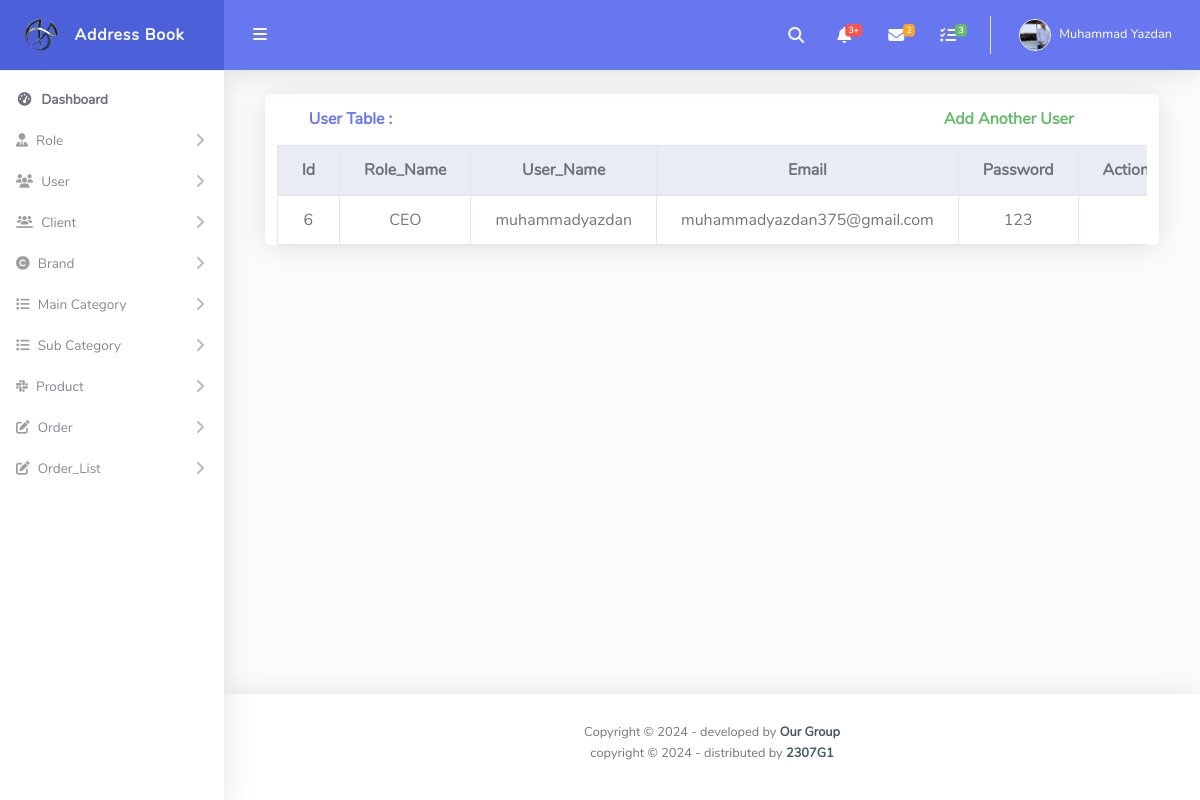
The page /admin/user_show.php on the database as committed earlier.
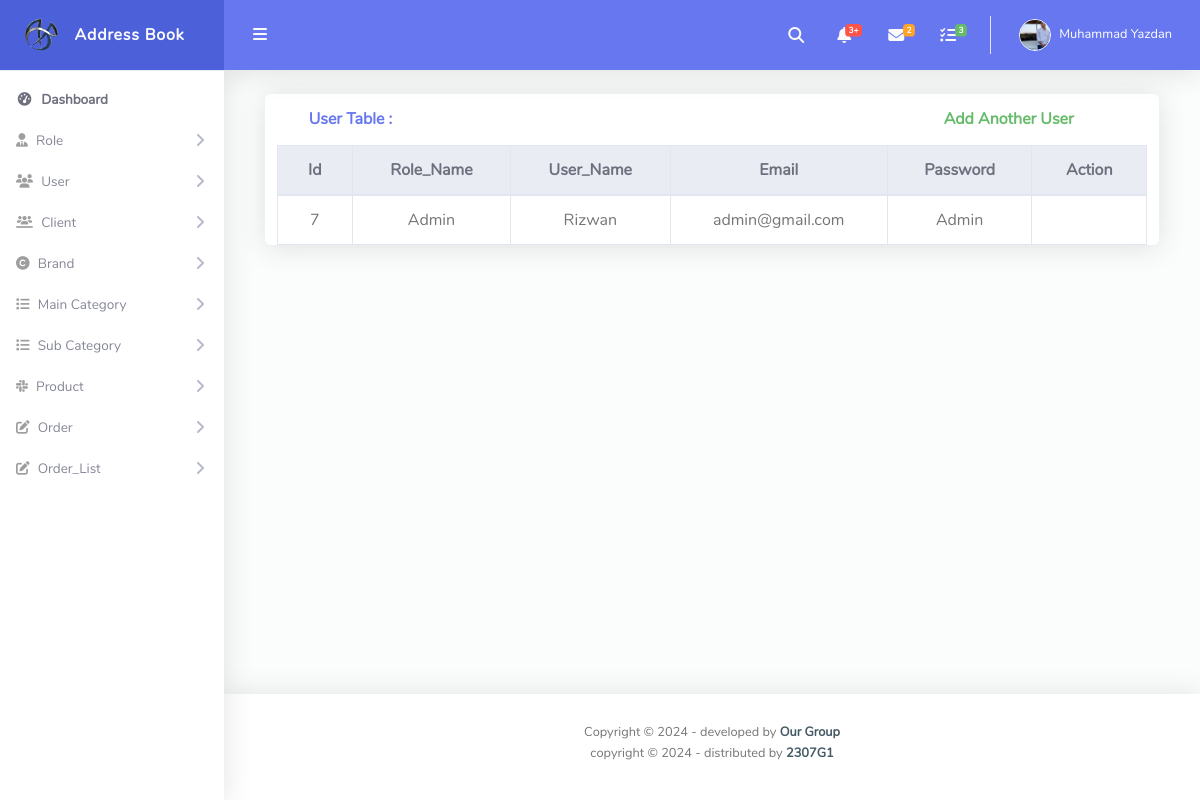
The same page on the database as committed later.
### tables this page shows
CREATE TABLE `user` (
  `id` int(11) NOT NULL,
  `role_id_FK` int(11) NOT NULL,
  `username` varchar(255) NOT NULL,
  `email` varchar(255) NOT NULL,
  `password` varchar(255) NOT NULL
);

CREATE TABLE `role` (
  `id` int(11) NOT NULL,
  `role_name` varchar(255) NOT NULL
);

### admin/user_show.php (the view, shortened to what this page needs)
<?php
include("./connection.php");
include("./header.php");
$sql = "select user .* ,  role.role_name from user inner join role on role.id = user.role_id_FK";
$result = mysqli_query($con, $sql);
?>
<div id="content-wrapper" class="d-flex flex-column">
  <div id="content">
    <nav class="navbar navbar-expand navbar-light bg-navbar topbar mb-4 static-top">
      <button id="sidebarToggleTop" class="btn btn-link rounded-circle mr-3">
        <i class="fa fa-bars"></i>
      </button>
      <ul class="navbar-nav ml-auto">
        <li class="nav-item dropdown no-arrow">
          <a class="nav-link dropdown-toggle" href="#" id="searchDropdown" role="button" data-toggle="dropdown" aria-haspopup="true" aria-expanded="false">
            <i class="fas fa-search fa-fw"></i>
          </a>
        </li>
        <li class="nav-item dropdown no-arrow mx-1">
          <a class="nav-link dropdown-toggle" href="#" id="alertsDropdown" role="button" data-toggle="dropdown" aria-haspopup="true" aria-expanded="false">
            <i class="fas fa-bell fa-fw"></i>
            <span class="badge badge-danger badge-counter">3+</span>
          </a>
        </li>
        <li class="nav-item dropdown no-arrow mx-1">
          <a class="nav-link dropdown-toggle" href="#" id="messagesDropdown" role="button" data-toggle="dropdown" aria-haspopup="true" aria-expanded="false">
            <i class="fas fa-envelope fa-fw"></i>
            <span class="badge badge-warning badge-counter">2</span>
          </a>
        </li>
        <li class="nav-item dropdown no-arrow mx-1">
          <a class="nav-link dropdown-toggle" href="#" id="messagesDropdown" role="button" data-toggle="dropdown" aria-haspopup="true" aria-expanded="false">
            <i class="fas fa-tasks fa-fw"></i>
            <span class="badge badge-success badge-counter">3</span>
          </a>
        </li>
        <li class="nav-item dropdown no-arrow">
          <a class="nav-link dropdown-toggle" href="#" id="userDropdown" role="button" data-toggle="dropdown" aria-haspopup="true" aria-expanded="false">
            <img class="img-profile rounded-circle" src="../me.png" style="max-width: 60px">
            <span class="ml-2 d-none d-lg-inline text-white small">Muhammad Yazdan</span>
          </a>
        </li>
      </ul>
    </nav>
    <div class="card col-lg-11 mx-auto">
      <div class="container">
        <div class="row">
          <div class="col-lg-9 card-header py-3 d-flex flex-row align-items-center justify-content-between">
            <h6 class="m-0 font-weight-bold text-primary">User Table :</h6>
          </div>
          <div class="col-lg-3 card-header py-3 d-flex flex-row align-items-center justify-content-between">
            <a href="./user_add.php">
              <h6 class="m-0 font-weight-bold text-success">Add Another User</h6>
            </a>
          </div>
        </div>
      </div>
      <div class="table-responsive">
        <table class="table align-items-center table-bordered border-dark text-center">
          <thead class="thead-light">
            <tr>
              <th scope="col">Id</th>
              <th scope="col">Role_Name</th>
              <th scope="col">User_Name</th>
              <th scope="col">Email</th>
              <th scope="col">Password</th>
              <th scope="col">Action</th>
            </tr>
          </thead>
          <tbody>
            <tr>
              <?php
              while ($rows = mysqli_fetch_assoc($result)) {
              ?>
                <td><?php echo $rows['id'] ?></td>
                <td><?php echo $rows['role_name'] ?></td>
                <td><?php echo $rows['username'] ?></td>
                <td><?php echo $rows['email'] ?></td>
                <td><?php echo $rows['password'] ?></td>
                <td><a href="user_update.php?id=<?php echo $rows['id'] ?>">
                      </td>
            </tr>
          <?php  } ?>
          </tbody>
        </table>
      </div>
    </div>
  </div>
  <?php
  include("./footer.php");
  ?>

Rows that differ between the two databases and show on the page:
removed user: id "6", role_id_FK.role_name "CEO", username "muhammadyazdan", email "muhammadyazdan375@gmail.com", password "123"
added user: id "7", role_id_FK.role_name "Admin", username "Rizwan", email "admin@gmail.com", password "Admin"
